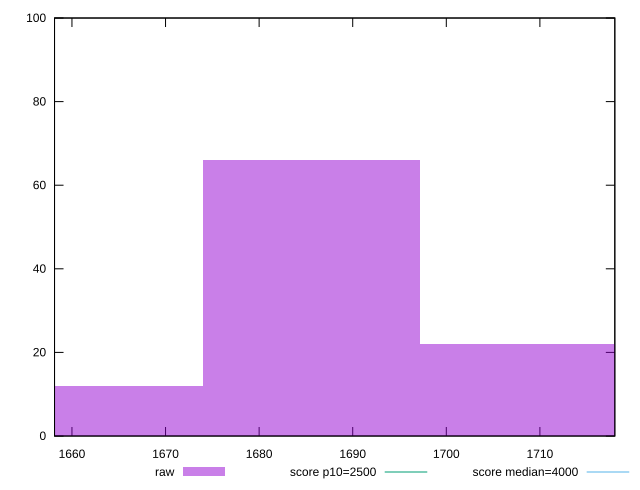

Recreate this plot in gnuplot.
reset

$raw <<EOF
1708.68622750438 22
1685.5958730786451 66
1662.5055186529103 12
EOF

set key outside below
set boxwidth 23.090354425734866
set xrange [1658.139:1718.0064000000002]
set yrange [0:100]
set trange [0:100]
set style fill transparent solid 0.5 noborder

set parametric
set terminal svg size 640, 490 enhanced background rgb 'white'
set output "reports/report_00030_2021-02-24T20-42-31.540Z/largest-contentful-paint/samples/agenda/raw/histogram.svg"

plot $raw title "raw" with boxes, \
     2500,t title "score p10=2500", \
     4000,t title "score median=4000"

reset
